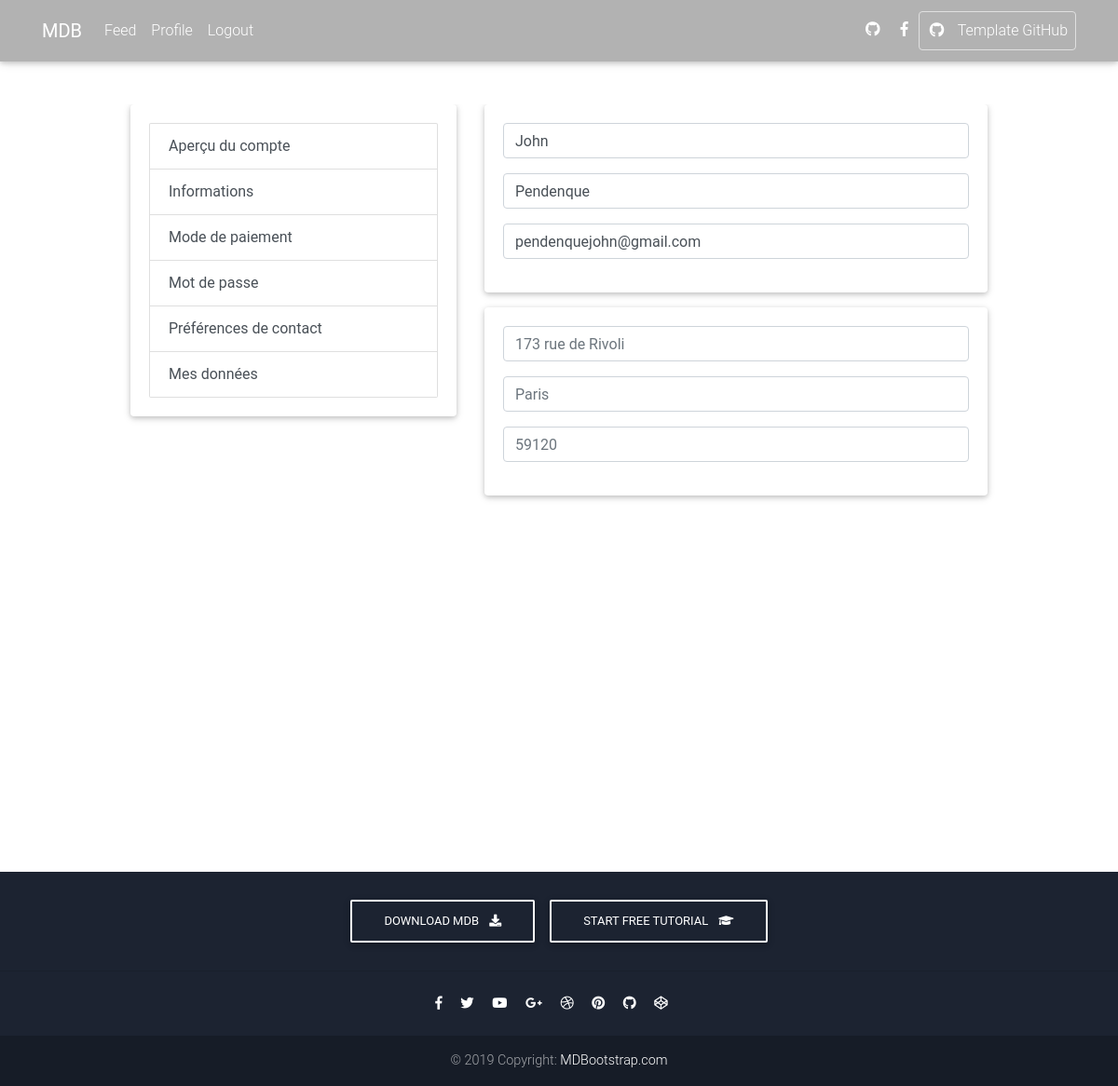
/accounts/profile/information (signed in), run on the app's committed database.
### accounts/models.py (models this page shows, shortened)
class MyUser(AbstractBaseUser):
    email       = models.EmailField(max_length=255, unique=True)
    firstname      = models.CharField(max_length=100, null=True, blank=True)
    lastname         = models.CharField(max_length=100, null=True, blank=True)
    username         = models.CharField(max_length=50, null=True, blank=True, unique=True)
    is_active        = models.BooleanField(default=True)
    is_admin            = models.BooleanField(default=False)
    is_staff            = models.BooleanField(default=False)
    objects = MyUserManager()
    USERNAME_FIELD = 'email'
    REQUIRED_FIELDS = []

### accounts/views_profile.py (the view, shortened to what this page needs)
class InformationView(LoginRequiredMixin, View):
    forms = {
        'form1': profile.BaseProfileForm,
        'form2': profile.AddressProfileForm
    }
    def get(self, request, *args, **kwargs):
        user = get_object_or_404(MyUser, id=request.user.id)
        profile = user.myuserprofile
        context = {
            'form1': self.forms['form1'](
                initial={
                    'firstname': user.firstname,
                    'lastname': user.lastname,
                    'email': user.email
                }
            ),
            'form2': self.forms['form2'](
                initial={
                    'address': profile.address,
                    'city': profile.city,
                    'zip_code': profile.zip_code
                }
            )
        }
        return render(request, 'pages/profile/information.html', context)

### accounts/forms/profile.py
class BaseProfileForm(forms.ModelForm):
    class Meta:
        model   = MyUser
        fields  = ['firstname', 'lastname', 'email']
        widgets = {
            'firstname': custom_widgets.FirstNameInput(attrs={'placeholder': 'John'}),
            'lastname': custom_widgets.LastNameInput(attrs={'placeholder': 'Doe'}),
            'email': custom_widgets.TextInput(attrs={'placeholder': 'john.doe@gmail.com'}),
        }

class AddressProfileForm(forms.ModelForm):
    class Meta:
        model   = MyUserProfile
        fields  = ['address', 'city', 'zip_code']
        widgets = {
            'address': custom_widgets.AddressLineOne(attrs={'placeholder': '173 rue de Rivoli'}),
            'city': custom_widgets.TextInput(attrs={'placeholder': 'Paris'}),
            'zip_code': custom_widgets.TextInput(attrs={'placeholder': '59120'})
        }

### accounts/templatetags/sidemenu.py (called while the page is built)
@register.inclusion_tag('components/profile/links.html')
def links():
    for link in LINKS:
        link[1]['href'] = reverse(link[0])
    return {'links': LINKS}

### accounts/widgets.py (called while the page is built)
    def get_context(self, name, value, attrs):
        if attrs is None:
            attrs = dict()
        attrs['class'] = 'form-control'
        context = super().get_context(name, value, attrs)
        return context

    def get_context(self, name, value, attrs):
        if attrs is None:
            attrs = dict()
        attrs['class'] = 'form-control'
        attrs['autocomplete'] = 'given-name'
        context = super().get_context(name, value, attrs)
        return context

    def get_context(self, name, value, attrs):
        if attrs is None:
            attrs = dict()
        attrs['class'] = 'form-control'
        attrs['autocomplete'] = 'family-name'
        context = super().get_context(name, value, attrs)
        return context

    def get_context(self, name, value, attrs):
        if attrs is None:
            attrs = dict()
        attrs['class'] = 'form-control'
        attrs['autocomplete'] = 'street-address'
        context = super().get_context(name, value, attrs)
        return context

### templatetags/navs.py (called while the page is built)
@register.inclusion_tag('project_components/navs/text.html')
def text_links(request):
    links_to_use = LINKS
    if request.user.is_authenticated:
        links_to_use = AUTHENTICATED_LINKS
    if EXTRA:
        links_to_use += EXTRA
    for link in links_to_use:
        link[1]['href'] = reverse(link[0])
    return {'links': links_to_use}

### accounts/templates/pages/profile/information.html (shortened to what this page needs)
{% extends "pages/profile/base.html" %}
{% load i18n %}
{% block profile_content %}
    <div class="card">
        <div class="card-body">
            <form-component id="base" position="0">
                <slot>
                    {% for field in form1 %}
                        <div class="form-group">
                            {{ field }}
                        </div>
                    {% endfor %}
                </slot>
            </form-component>
        </div>
    </div>
    <div class="card mt-3">
        <div class="card-body">
            <form-component id="profile" position="1">
                <slot>
                    {% for field in form2 %}
                        <div class="form-group">
                            {{ field }}
                        </div>
                    {% endfor %}
                </slot>
            </form-component>
        </div>
    </div>
{% endblock %}

### accounts/templates/widgets/input.html
<input type="{{ widget.type }}" name="{{ widget.name }}"
    {% for key, value in widget.attrs.items %}{{ key }}="{{ value }}"{% endfor %}
        {% if widget.value is not None %}value="{{ widget.value|stringformat:'s' }}"{% endif %}>

### static/style.css (style rules this page uses)
.view, body, html { height: 100vh; }

### data on the page
MyUser: firstname "John" "Pendenque" "pendenquejohn@gmail.com"

### other printed values
{{ details.name }} "Feed" "Profile" "Logout"
{{ link.name }} "Aperçu du compte" "Informations" "Mode de paiement" "Mot de passe" "Préférences de contact" "Mes données"
